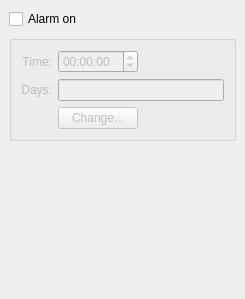
<ui version="4.0" >
 <class>AlarmBase</class>
 <widget class="QWidget" name="AlarmBase" >
  <property name="geometry" >
   <rect>
    <x>0</x>
    <y>0</y>
    <width>245</width>
    <height>299</height>
   </rect>
  </property>
  <property name="windowTitle" >
   <string>Clock</string>
  </property>
  <layout class="QVBoxLayout" >
   <property name="spacing" >
    <number>6</number>
   </property>
   <property name="leftMargin" >
    <number>9</number>
   </property>
   <property name="topMargin" >
    <number>9</number>
   </property>
   <property name="rightMargin" >
    <number>9</number>
   </property>
   <property name="bottomMargin" >
    <number>9</number>
   </property>
   <item>
    <widget class="QCheckBox" name="alarmEnabled" >
     <property name="whatsThis" >
      <string>Check to enable the daily alarm</string>
     </property>
     <property name="text" >
      <string comment="Activate Alarm" >Alarm on</string>
     </property>
    </widget>
   </item>
   <item>
    <widget class="QGroupBox" name="groupBox" >
     <property name="enabled" >
      <bool>false</bool>
     </property>
     <property name="title" >
      <string/>
     </property>
     <layout class="QGridLayout" >
      <property name="leftMargin" >
       <number>9</number>
      </property>
      <property name="topMargin" >
       <number>9</number>
      </property>
      <property name="rightMargin" >
       <number>9</number>
      </property>
      <property name="bottomMargin" >
       <number>9</number>
      </property>
      <property name="horizontalSpacing" >
       <number>6</number>
      </property>
      <property name="verticalSpacing" >
       <number>6</number>
      </property>
      <item row="0" column="0" >
       <widget class="QLabel" name="label" >
        <property name="text" >
         <string>Time:</string>
        </property>
        <property name="alignment" >
         <set>Qt::AlignRight|Qt::AlignTrailing|Qt::AlignVCenter</set>
        </property>
        <property name="buddy" >
         <cstring>alarmTimeEdit</cstring>
        </property>
       </widget>
      </item>
      <item row="0" column="1" colspan="2" >
       <widget class="QTimeEdit" name="alarmTimeEdit" >
        <property name="wrapping" >
         <bool>true</bool>
        </property>
       </widget>
      </item>
      <item row="1" column="0" >
       <widget class="QLabel" name="TextLabel1" >
        <property name="text" >
         <string>Days:</string>
        </property>
        <property name="alignment" >
         <set>Qt::AlignRight|Qt::AlignTrailing|Qt::AlignVCenter</set>
        </property>
       </widget>
      </item>
      <item row="1" column="1" colspan="3" >
       <widget class="QLineEdit" name="alarmDaysEdit" >
        <property name="focusPolicy" >
         <enum>Qt::NoFocus</enum>
        </property>
        <property name="readOnly" >
         <bool>true</bool>
        </property>
       </widget>
      </item>
      <item row="2" column="1" colspan="2" >
       <widget class="QPushButton" name="changeAlarmDaysButton" >
        <property name="sizePolicy" >
         <sizepolicy vsizetype="Fixed" hsizetype="Preferred" >
          <horstretch>0</horstretch>
          <verstretch>0</verstretch>
         </sizepolicy>
        </property>
        <property name="text" >
         <string>Change...</string>
        </property>
       </widget>
      </item>
      <item row="0" column="3" >
       <spacer>
        <property name="orientation" >
         <enum>Qt::Horizontal</enum>
        </property>
        <property name="sizeHint" >
         <size>
          <width>40</width>
          <height>20</height>
         </size>
        </property>
       </spacer>
      </item>
     </layout>
    </widget>
   </item>
   <item>
    <spacer>
     <property name="orientation" >
      <enum>Qt::Vertical</enum>
     </property>
     <property name="sizeHint" >
      <size>
       <width>227</width>
       <height>71</height>
      </size>
     </property>
    </spacer>
   </item>
  </layout>
 </widget>
 <resources/>
 <connections>
  <connection>
   <sender>alarmEnabled</sender>
   <signal>toggled(bool)</signal>
   <receiver>groupBox</receiver>
   <slot>setEnabled(bool)</slot>
   <hints>
    <hint type="sourcelabel" >
     <x>48</x>
     <y>19</y>
    </hint>
    <hint type="destinationlabel" >
     <x>84</x>
     <y>47</y>
    </hint>
   </hints>
  </connection>
 </connections>
</ui>
